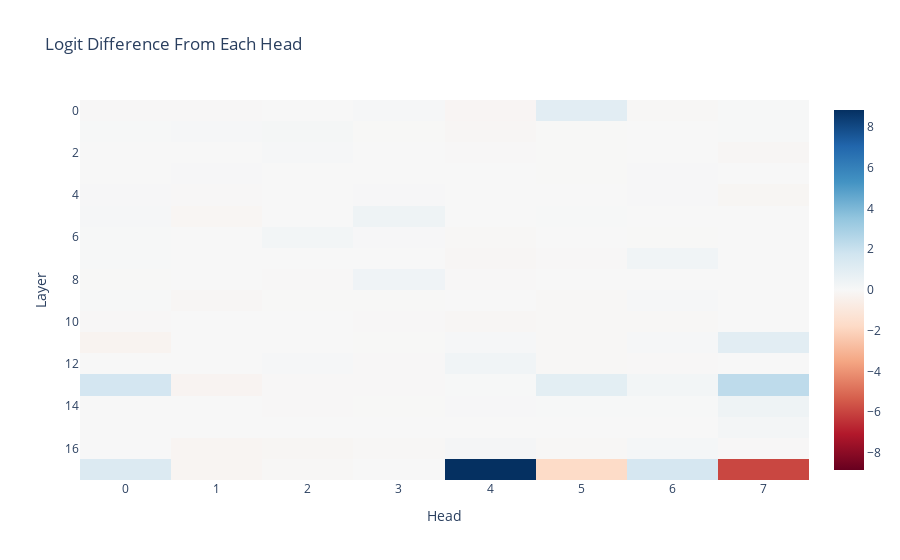

Notebook cell for this chart:
### Code cell
# per_head_residual, labels = cache.stack_head_results(
#     layer=-1, pos_slice=-1, return_labels=True
# )
# per_head_logit_diffs = residual_stack_to_logit_diff(per_head_residual, cache)
# per_head_logit_diffs = einops.rearrange(
#     per_head_logit_diffs,
#     "(layer head_index) -> layer head_index",
#     layer=model.cfg.n_layers,
#     head_index=model.cfg.n_heads,
# )
# imshow(
#     per_head_logit_diffs[:],
#     title="Logit Difference From Each Head",
#     xaxis="Head", 
#     yaxis="Layer",
# )

### Figure 1 — Plotly figure (JSON) as saved in the notebook; plotly's stock layout.template omitted (floating-point values rounded to 4 significant figures; data arrays with more than 128 entries replaced by an {"elided": "..."} marker saying what was removed)
{"data": [{"coloraxis": "coloraxis", "hovertemplate": "x: %{x}<br>y: %{y}<br>color: %{z}<extra></extra>", "name": "0", "type": "heatmap", "xaxis": "x", "yaxis": "y", "z": {"elided": "18x8 float values"}}], "layout": {"coloraxis": {"cmid": 0, "colorscale": [[0, "rgb(103,0,31)"], [0.1, "rgb(178,24,43)"], [0.2, "rgb(214,96,77)"], [0.3, "rgb(244,165,130)"], [0.4, "rgb(253,219,199)"], [0.5, "rgb(247,247,247)"], [0.6, "rgb(209,229,240)"], [0.7, "rgb(146,197,222)"], [0.8, "rgb(67,147,195)"], [0.9, "rgb(33,102,172)"], [1, "rgb(5,48,97)"]]}, "title": {"text": "Logit Difference From Each Head"}, "xaxis": {"anchor": "y", "domain": [0, 1], "title": {"text": "Head"}}, "yaxis": {"anchor": "x", "autorange": "reversed", "domain": [0, 1], "title": {"text": "Layer"}}}}
